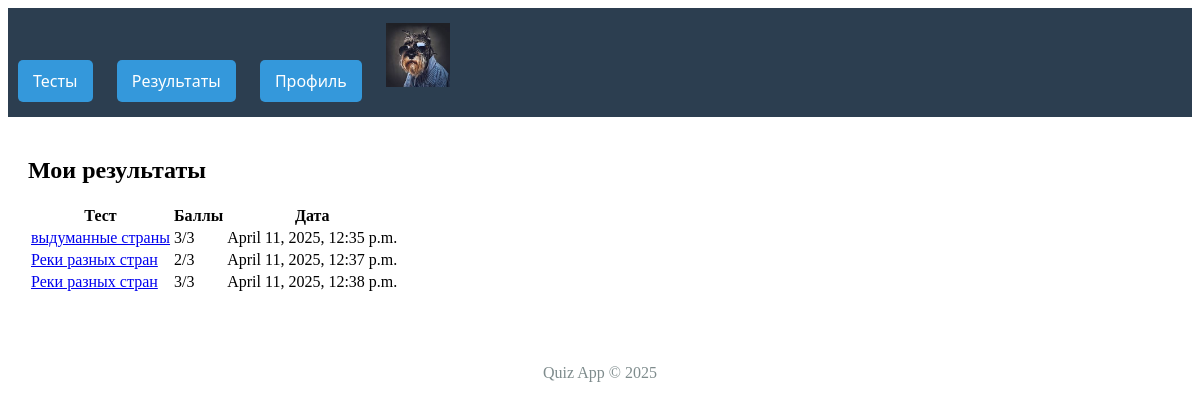
Page /results/ (signed in) on the earlier database version.
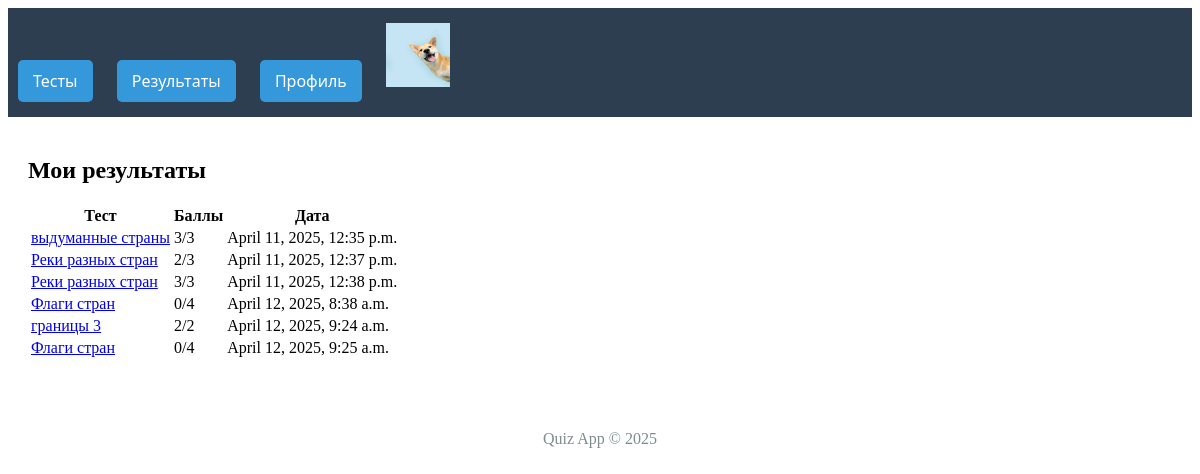
Same page on the later database version.
### users/models.py (models this page shows)
class User(AbstractUser):
    is_student = models.BooleanField(default=False)
    is_teacher = models.BooleanField(default=False)
    avatar = models.ImageField(upload_to='avatars/', blank=True)

### results/models.py (models this page shows)
class QuizResult(models.Model):
    student = models.ForeignKey(User, on_delete=models.CASCADE)
    quiz = models.ForeignKey(Quiz, on_delete=models.CASCADE, null=True, blank=True)
    score = models.PositiveIntegerField()
    completed_at = models.DateTimeField(auto_now_add=True)
    time_spent = models.PositiveIntegerField(default=0)

### quizzes/models.py (models this page shows, shortened)
class Quiz(models.Model):
    title = models.CharField(max_length=200)
    time_limit = models.PositiveIntegerField(
        default=10,  # 10 минут по умолчанию
        help_text="Лимит времени в минутах"
    )
    creator = models.ForeignKey(
        settings.AUTH_USER_MODEL,
        on_delete=models.CASCADE,
        related_name='created_quizzes',
        blank=False,
    )
    created_at = models.DateTimeField(auto_now_add=True)
    is_published = models.BooleanField(default=False)

### results/views.py (the view)
# urls.py: path('', views.results_list, name='results_list'),
@login_required
def results_list(request):
    results = QuizResult.objects.filter(student=request.user)
    return render(request, 'results/results_list.html', {'results': results})

### quiz_project/templates/results/results_list.html
{% extends 'base.html' %}
{% block content %}
<div class="container mt-4">
    <h2>Мои результаты</h2>
    <table class="table">
        <thead>
            <tr>
                <th>Тест</th>
                <th>Баллы</th>
                <th>Дата</th>
            </tr>
        </thead>
        <tbody>
            {% for result in results %}
            <tr>
                <td><a href="{% url 'result_detail' result.id %}">{{ result.quiz.title }}</a></td>
                <td>{{ result.score }}/{{ result.quiz.question_set.count }}</td>
                <td>{{ result.completed_at }}</td>
            </tr>
            {% endfor %}
        </tbody>
    </table>
</div>
{% endblock %}

### quiz_project/templates/base.html (shortened to what this page needs)
<!DOCTYPE html>
<html lang="ru">
<head>
</head>
<head>
</head>
<body>
    <header>
        <nav>
            <div>
                <a><span>Тесты</span></a>
            </div>
            <div>
                <a><span>Результаты</span></a>
            </div>
            <div>
                <a><span>Профиль</span></a>
            </div>
            <div>
                {% if user.avatar %}
                            <img src="{{ user.avatar.url }}"
                            alt="Аватар"
                            width="64"
                            height="64"
                            class="rounded-circle me-2">
                        {% endif %}
            </div>
        </nav>
    </header>
    <div class="content">
        {% block content %}{% endblock %}
    </div>
    <footer style="text-align: center; margin-top: 50px; color: #7f8c8d;">
        <p>Quiz App © {% now "Y" %}</p>
    </footer>
</body>
</html>

### quiz_project/templates/base.html (style rules this page uses)
nav { background: #2c3e50; padding: 15px 0; font-family: 'Segoe UI', Tahoma, Geneva, Verdana, sans-serif; }
nav > div { display: inline-block; position: relative; margin: 0 10px; }
nav a { color: white; text-decoration: none; padding: 10px 15px; display: block; }
nav > div > a { background: #3498db; border-radius: 5px; transition: all 0.3s; }
.content { padding: 20px; }

Differences in the rows shown:
changed User: avatar: a different picture
added QuizResult: quiz "Флаги стран", score "0", quiz.question_set.count "4", completed_at "April 12, 2025, 8:38 a.m."
added QuizResult: quiz "границы 3", score "2", quiz.question_set.count "2", completed_at "April 12, 2025, 9:24 a.m."
added QuizResult: quiz "Флаги стран", score "0", quiz.question_set.count "4", completed_at "April 12, 2025, 9:25 a.m."
